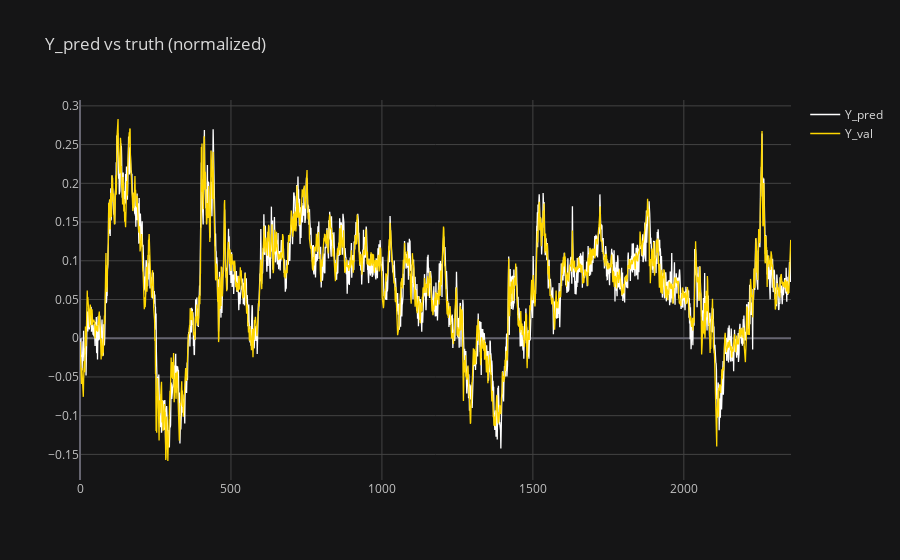
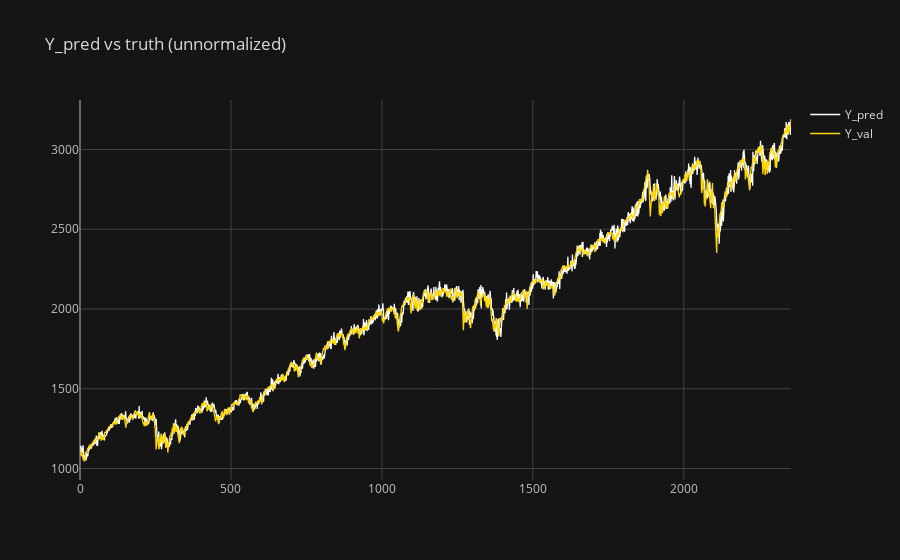

Notebook source saved alongside these figures, in order:
### Markdown cell above
<h2>Comparaison entre les prédictions du réseau et les valeurs réelles </h2>
Dans la partie qui suit, nous avons affiché les courbes qui représentent d'une part les valeurs réelles(en jaune), de l'autre les valeurs prédites (en blanc). On utilise uniquement la valeur prédite directement après les 150 valeurs d'entrée pour construire la courbe de prédiction et on fait ceci tout au long de la période.

### Code cell
with torch.no_grad() :
        X_val, Y_val = dataset_val.get_input_output()
        X_val = torch.unsqueeze(torch.tensor(X_val),1).float().to(device)
        
        Y_pred = model.forward(X_val)[:,0].cpu()
        Y_val = Y_val[:,0]


#plt.plot(Y_pred)
#plt.plot(Y_val)
#plt.show()

epoch = config["learning"]["max_epoch"]

x_tab = np.arange(len(Y_pred))


df1 = pd.DataFrame({
    "epochs": x_tab,
    "Y_pred": Y_pred, # Remove the first value because outlier
    "Y_val" : Y_val
    })

Y_val = (Y_val + 1)*np.squeeze(dataset_val.norm_val)
norm_val = torch.squeeze(torch.tensor(dataset_val.norm_val))
Y_pred = (Y_pred + 1)*norm_val

df2 = pd.DataFrame({
    "epochs": x_tab,
    "Y_pred": Y_pred, # Remove the first value because outlier
    "Y_val" : Y_val
    })

configure_plotly_browser_state()
df1.iplot(kind='line', x='epochs', y=['Y_pred', 'Y_val'], color=['white','gold'], 
         theme='solar', mode='lines', title='Y_pred vs truth (normalized)')

df2.iplot(kind='line', x='epochs', y=['Y_pred', 'Y_val'], color=['white','gold'], 
         theme='solar', mode='lines', title='Y_pred vs truth (unnormalized)')
plt.show()

### Figure 1 — Plotly figure (JSON) as saved in the notebook; plotly's stock layout.template omitted (floating-point values rounded to 4 significant figures; data arrays with more than 128 entries replaced by an {"elided": "..."} marker saying what was removed)
{"data": [{"line": {"color": "rgba(255, 255, 255, 1.0)", "dash": "solid", "shape": "linear", "width": 1.3}, "mode": "lines", "name": "Y_pred", "text": "", "x": {"elided": "2356 int values"}, "y": {"elided": "2356 float values"}, "type": "scatter"}, {"line": {"color": "rgba(255, 215, 0, 1.0)", "dash": "solid", "shape": "linear", "width": 1.3}, "mode": "lines", "name": "Y_val", "text": "", "x": {"elided": "2356 int values"}, "y": {"elided": "2356 float values"}, "type": "scatter"}], "layout": {"legend": {"bgcolor": "#151516", "font": {"color": "#D9D9D9"}}, "paper_bgcolor": "#151516", "plot_bgcolor": "#151516", "title": {"font": {"color": "#D9D9D9"}, "text": "Y_pred vs truth (normalized)"}, "xaxis": {"gridcolor": "#434343", "showgrid": true, "tickfont": {"color": "#C2C2C2"}, "title": {"font": {"color": "#D9D9D9"}, "text": ""}, "zerolinecolor": "#666570"}, "yaxis": {"gridcolor": "#434343", "showgrid": true, "tickfont": {"color": "#C2C2C2"}, "title": {"font": {"color": "#D9D9D9"}, "text": ""}, "zerolinecolor": "#666570"}}}

### Figure 2 — Plotly figure (JSON) as saved in the notebook; plotly's stock layout.template omitted (floating-point values rounded to 4 significant figures; data arrays with more than 128 entries replaced by an {"elided": "..."} marker saying what was removed)
{"data": [{"line": {"color": "rgba(255, 255, 255, 1.0)", "dash": "solid", "shape": "linear", "width": 1.3}, "mode": "lines", "name": "Y_pred", "text": "", "x": {"elided": "2356 int values"}, "y": {"elided": "2356 float values"}, "type": "scatter"}, {"line": {"color": "rgba(255, 215, 0, 1.0)", "dash": "solid", "shape": "linear", "width": 1.3}, "mode": "lines", "name": "Y_val", "text": "", "x": {"elided": "2356 int values"}, "y": {"elided": "2356 float values"}, "type": "scatter"}], "layout": {"legend": {"bgcolor": "#151516", "font": {"color": "#D9D9D9"}}, "paper_bgcolor": "#151516", "plot_bgcolor": "#151516", "title": {"font": {"color": "#D9D9D9"}, "text": "Y_pred vs truth (unnormalized)"}, "xaxis": {"gridcolor": "#434343", "showgrid": true, "tickfont": {"color": "#C2C2C2"}, "title": {"font": {"color": "#D9D9D9"}, "text": ""}, "zerolinecolor": "#666570"}, "yaxis": {"gridcolor": "#434343", "showgrid": true, "tickfont": {"color": "#C2C2C2"}, "title": {"font": {"color": "#D9D9D9"}, "text": ""}, "zerolinecolor": "#666570"}}}
